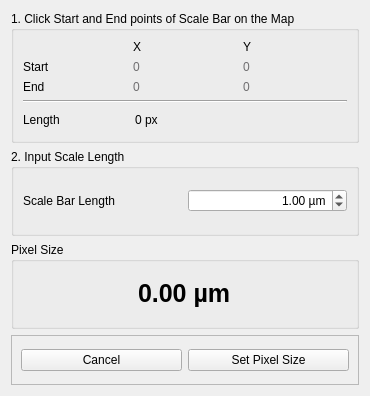
<?xml version="1.0" encoding="UTF-8"?>
<ui version="4.0">
 <class>PixelSizeTool</class>
 <widget class="QDialog" name="PixelSizeTool">
  <property name="geometry">
   <rect>
    <x>0</x>
    <y>0</y>
    <width>370</width>
    <height>396</height>
   </rect>
  </property>
  <property name="minimumSize">
   <size>
    <width>370</width>
    <height>0</height>
   </size>
  </property>
  <property name="maximumSize">
   <size>
    <width>370</width>
    <height>16777215</height>
   </size>
  </property>
  <property name="windowTitle">
   <string>Dialog</string>
  </property>
  <layout class="QVBoxLayout" name="verticalLayout">
   <item>
    <widget class="QGroupBox" name="Grp_Step1">
     <property name="styleSheet">
      <string notr="true">:</string>
     </property>
     <property name="title">
      <string>1. Click Start and End points of Scale Bar on the Map</string>
     </property>
     <layout class="QGridLayout" name="gridLayout" columnstretch="0,0,0">
      <item row="0" column="1">
       <widget class="QLabel" name="label_3">
        <property name="text">
         <string>X</string>
        </property>
       </widget>
      </item>
      <item row="2" column="1">
       <widget class="QLabel" name="TXT_End_X">
        <property name="styleSheet">
         <string notr="true">color: rgb(111, 110, 112);</string>
        </property>
        <property name="text">
         <string>0</string>
        </property>
       </widget>
      </item>
      <item row="2" column="0">
       <widget class="QLabel" name="label_2">
        <property name="text">
         <string>End</string>
        </property>
       </widget>
      </item>
      <item row="2" column="2">
       <widget class="QLabel" name="TXT_End_Y">
        <property name="styleSheet">
         <string notr="true">color: rgb(111, 110, 112);</string>
        </property>
        <property name="text">
         <string>0</string>
        </property>
       </widget>
      </item>
      <item row="0" column="2">
       <widget class="QLabel" name="label_4">
        <property name="text">
         <string>Y</string>
        </property>
       </widget>
      </item>
      <item row="1" column="1">
       <widget class="QLabel" name="TXT_Start_X">
        <property name="styleSheet">
         <string notr="true">color: rgb(111, 110, 112);</string>
        </property>
        <property name="text">
         <string>0</string>
        </property>
       </widget>
      </item>
      <item row="4" column="0">
       <widget class="QLabel" name="label_5">
        <property name="text">
         <string>Length</string>
        </property>
       </widget>
      </item>
      <item row="1" column="0">
       <widget class="QLabel" name="label">
        <property name="text">
         <string>Start</string>
        </property>
       </widget>
      </item>
      <item row="1" column="2">
       <widget class="QLabel" name="TXT_Start_Y">
        <property name="styleSheet">
         <string notr="true">color: rgb(111, 110, 112);</string>
        </property>
        <property name="text">
         <string>0</string>
        </property>
       </widget>
      </item>
      <item row="3" column="0" colspan="3">
       <widget class="Line" name="line">
        <property name="orientation">
         <enum>Qt::Horizontal</enum>
        </property>
       </widget>
      </item>
      <item row="4" column="1">
       <widget class="QSpinBox" name="SPN_ScaleBar_Len_Px">
        <property name="styleSheet">
         <string notr="true">background-color: transparent;</string>
        </property>
        <property name="frame">
         <bool>false</bool>
        </property>
        <property name="alignment">
         <set>Qt::AlignLeading|Qt::AlignLeft|Qt::AlignVCenter</set>
        </property>
        <property name="readOnly">
         <bool>true</bool>
        </property>
        <property name="buttonSymbols">
         <enum>QAbstractSpinBox::NoButtons</enum>
        </property>
        <property name="keyboardTracking">
         <bool>false</bool>
        </property>
        <property name="showGroupSeparator" stdset="0">
         <bool>false</bool>
        </property>
        <property name="suffix">
         <string> px</string>
        </property>
        <property name="prefix">
         <string/>
        </property>
        <property name="maximum">
         <number>999999999</number>
        </property>
       </widget>
      </item>
     </layout>
    </widget>
   </item>
   <item>
    <widget class="QGroupBox" name="Grp_Step2">
     <property name="styleSheet">
      <string notr="true"/>
     </property>
     <property name="title">
      <string>2. Input Scale Length</string>
     </property>
     <layout class="QGridLayout" name="gridLayout_2">
      <item row="0" column="0">
       <widget class="QLabel" name="label_7">
        <property name="text">
         <string>Scale Bar Length</string>
        </property>
       </widget>
      </item>
      <item row="0" column="1">
       <widget class="QDoubleSpinBox" name="SPN_ScaleBar_Len_um">
        <property name="alignment">
         <set>Qt::AlignRight|Qt::AlignTrailing|Qt::AlignVCenter</set>
        </property>
        <property name="suffix">
         <string> µm</string>
        </property>
        <property name="minimum">
         <double>0.000000000000000</double>
        </property>
        <property name="maximum">
         <double>9999999999999.000000000000000</double>
        </property>
        <property name="value">
         <double>1.000000000000000</double>
        </property>
       </widget>
      </item>
     </layout>
    </widget>
   </item>
   <item>
    <widget class="QGroupBox" name="Grp_Step3">
     <property name="title">
      <string>Pixel Size</string>
     </property>
     <layout class="QGridLayout" name="gridLayout_3">
      <item row="0" column="0">
       <widget class="QDoubleSpinBox" name="SPN_PixelSize">
        <property name="font">
         <font>
          <pointsize>-1</pointsize>
          <weight>75</weight>
          <bold>true</bold>
         </font>
        </property>
        <property name="styleSheet">
         <string notr="true">background-color: transparent;
font-size: 25px;
font-weight: bold;</string>
        </property>
        <property name="wrapping">
         <bool>false</bool>
        </property>
        <property name="frame">
         <bool>false</bool>
        </property>
        <property name="alignment">
         <set>Qt::AlignCenter</set>
        </property>
        <property name="readOnly">
         <bool>true</bool>
        </property>
        <property name="buttonSymbols">
         <enum>QAbstractSpinBox::NoButtons</enum>
        </property>
        <property name="suffix">
         <string> µm</string>
        </property>
        <property name="minimum">
         <double>0.000000000000000</double>
        </property>
        <property name="maximum">
         <double>9999999999.000000000000000</double>
        </property>
       </widget>
      </item>
     </layout>
    </widget>
   </item>
   <item>
    <widget class="QFrame" name="frame">
     <property name="maximumSize">
      <size>
       <width>16777215</width>
       <height>50</height>
      </size>
     </property>
     <property name="frameShape">
      <enum>QFrame::StyledPanel</enum>
     </property>
     <property name="frameShadow">
      <enum>QFrame::Raised</enum>
     </property>
     <layout class="QHBoxLayout" name="horizontalLayout">
      <item>
       <widget class="QPushButton" name="Btn_Cancel">
        <property name="text">
         <string>Cancel</string>
        </property>
        <property name="autoDefault">
         <bool>false</bool>
        </property>
       </widget>
      </item>
      <item>
       <widget class="QPushButton" name="Btn_Set">
        <property name="text">
         <string>Set Pixel Size</string>
        </property>
        <property name="autoDefault">
         <bool>false</bool>
        </property>
        <property name="default">
         <bool>false</bool>
        </property>
       </widget>
      </item>
     </layout>
    </widget>
   </item>
  </layout>
 </widget>
 <resources/>
 <connections/>
</ui>
